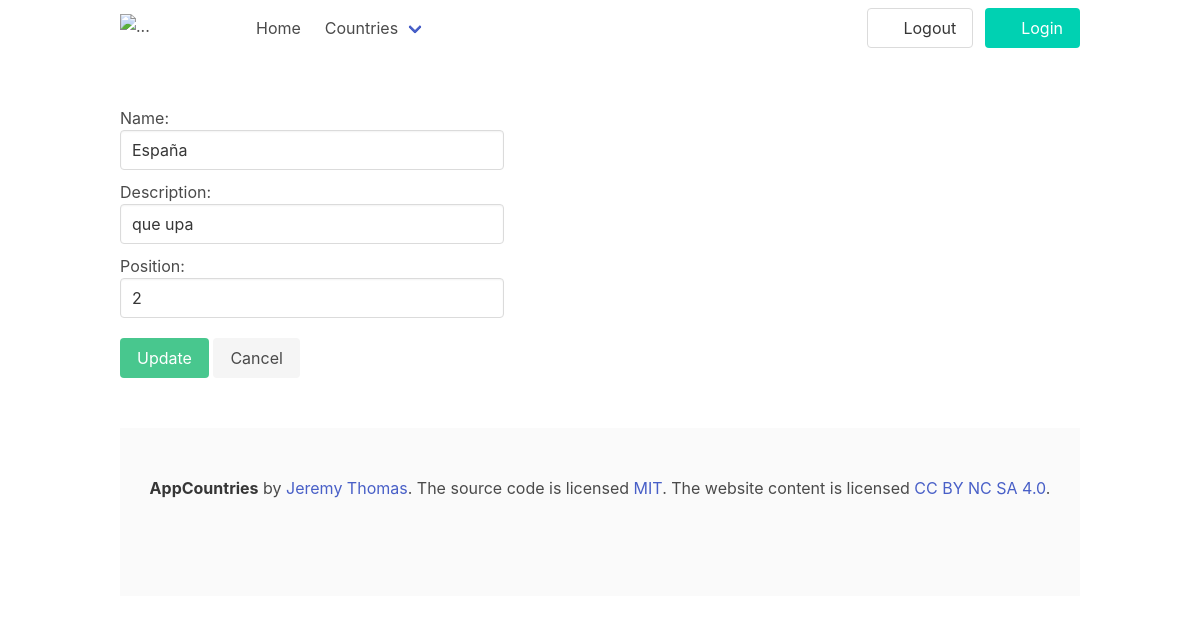
Page /edit/2 on the committed database.
### countries/models.py (models this page shows, shortened)
class Country(models.Model):
    name = models.CharField(max_length=20)
    description = models.CharField(max_length=100, null=False)
    position = models.IntegerField()

### countries/views.py (the view)
# urls.py: path("edit/<int:idCountry>", views.editCountry, name="editCountry"),
def editCountry(request, idCountry):
    country = Country.objects.get(id=idCountry)
    if request.method == "POST":
        form = CountryForm(request.POST, instance=country)
        if form.is_valid():
            form.save()
            return redirect('countries:index')
    else:
        form = CountryForm(instance=country)
    context = {'form': form}
    return render(request, "countries/components/edit.html", context)

### countries/forms.py
class CountryForm(forms.ModelForm):
    class Meta:
        model = Country
        fields = '__all__'
        widgets = {
            'name': forms.TextInput(attrs={'class': 'input', 'placeholder': "name"}),
            'description': forms.TextInput(attrs={'class': 'input', 'placeholder': "description"}),
            'position': forms.NumberInput(attrs={'class': 'input', 'placeholder': "position"}),
        }

### countries/templates/countries/components/edit.html (shortened to what this page needs)
{% extends "countries/layout/layout.html" %}
{% block body %}
<div style="width: 40%;">
    <form method="post">
        <div class="groupCamposForm">
            {{form.as_div}}
        </div>
        <div class="groupButtonsNew">
            <button class="button is-success" type="submit">Update</button>
            <button class="button is-light" type="button">Cancel</button>
        </div>
    </form>
</div>
{% endblock %}

### countries/static/countries/new.css (style rules this page uses)
.groupButtonsNew { margin-top: 20px; }
.groupCamposForm div { margin-top: 10px; }

### rows in the picture
Country: name "España", description "que upa", position "2"

### other values in the picture
{{ name }} "AppCountries"
